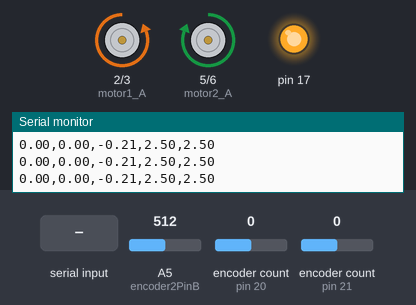
A sketch run on a simulated Arduino Leonardo, built with avr-gcc and run on an emulated ATmega32U4. On the bench: motor-driver pin pairs drawn as motors (green arrow = first pin HIGH = forward, orange = second pin HIGH = backward, longer = more drive), output pins drawn as LEDs (lit = HIGH), the last lines printed to the serial monitor. Inputs (shaded band) come from the test bench; at power-on: A5 (encoder2PinB) = 512, encoder count (sensors on pin 20, pin 21) 0.

Above: at 1.3 s.
1.4 s: "r,1\n" received over Serial
At 2.5 s:
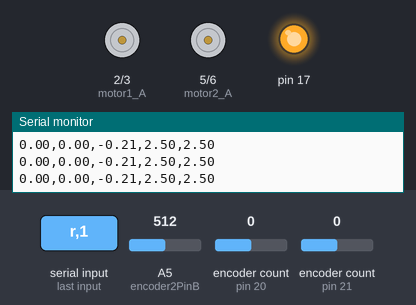
2.9 s: "c,1\n" received over Serial
At 3.6 s:
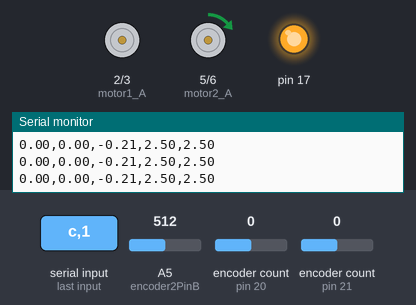
4.4 s: "M1\n" received over Serial
At 5.3 s:
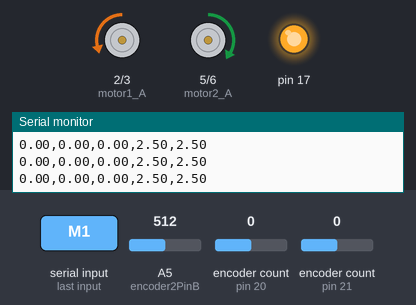
5.9 s: A5 (encoder2PinB) set to 1023
At 7.1 s:
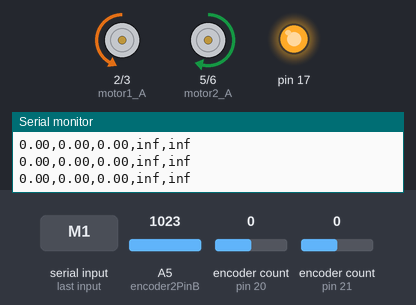
7.4 s: A5 (encoder2PinB) set to 0
At 8.6 s:
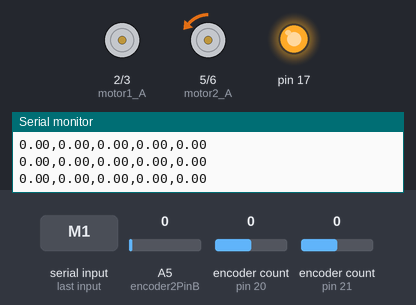
8.9 s: "M2\n" received over Serial
At 9.9 s:
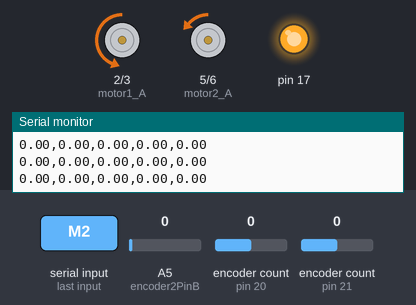
Timing chart, 0 to 11.4 s (numbered marks = the images above; inputs shaded):
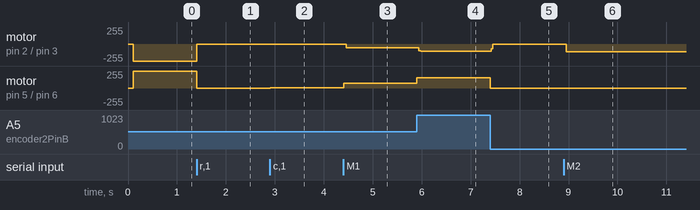

Measured:
- after the input at 1.4 s, motor on pin 2 (motor1_A) / pin 3 (motor1_B): backward 255/255 → stopped at once; motor on pin 5 (motor2_A) / pin 6 (motor2_B): forward 255/255 → stopped at once
- after the input at 2.9 s, motor on pin 5 (motor2_A) / pin 6 (motor2_B): stopped → forward 1/255 at once
- after the input at 4.4 s, motor on pin 2 (motor1_A) / pin 3 (motor1_B): stopped → backward 57/255 after 0.06 s; motor on pin 5 (motor2_A) / pin 6 (motor2_B): forward 1/255 → forward 74/255 at once
- after the input at 5.9 s, motor on pin 2 (motor1_A) / pin 3 (motor1_B): backward 57/255 → backward 108/255 at once; motor on pin 5 (motor2_A) / pin 6 (motor2_B): forward 74/255 → forward 151/255 at once
- after the input at 7.4 s, motor on pin 2 (motor1_A) / pin 3 (motor1_B): backward 108/255 → stopped at once; motor on pin 5 (motor2_A) / pin 6 (motor2_B): forward 151/255 → backward 1/255 at once
- after the input at 8.9 s, motor on pin 2 (motor1_A) / pin 3 (motor1_B): stopped → backward 114/255 after 0.06 s

The sketch:

TSA_dev.ino
```cpp
// (licence header left out)
 #include <Encoder.h>
 #include <SPI.h>

 // Runtime Options
 bool DEBUGGER = true;    // if true python commands are NOT sent

 // Define Pin out
 #define encoder1PinA 21
 #define encoder1PinB 22 // 22
 #define encoder2PinA 20
 #define encoder2PinB 23 // 23
 #define motor1_A 2  // CW +
 #define motor1_B 3
 #define motor2_A 5  // CCW +
 #define motor2_B 6  //
 #define magEncPin 53
 #define pot1Pin 54   // analog pin 0
 #define pot2Pin 55   // analog pin 1
 #define fsr1Pin 56   // anolog pin 2
 #define fsr2Pin 57   // analog pin 3
 int CS_PIN = magEncPin;

 // Options and Parameters
 #define POT_MIN_VAL 10
 #define POT_MAX_VAL 1015
 #define BAUD_RATE 115200
 #define TIMEOUT 0  // timeout is for Serial.readString() timeout. If its large the control loop becomes very slow
 #define pauseTime 1  // (us microseconds) change this to increase feedback frequency on AMS5047 encoder
 #define PID_DELAY 500 // motor PD controller delay time in microseconds
 #define CPR 2000.0  // counts per turn for maxon motor encoders
 #define FSR_CALIBRATION_CONSTANT 2.0   //1.81
 #define MAX_FSR_FORCE 100 // max fsr force in N
 #define MAX_MAG_ENC_VAL 16383 //2^14 - 1
 #define MAX_NUM_TWISTS 150.0 // 144 (by hand), (115 @12V)
 #define MAX_PRELOAD 60.0
 #define Ks 10 // stiffness gain of twisted string actuator. stiffness of twisted string can be varied/tuned using potentiometer from: -(MAX_NUM_TWISTS)/(2*Ks) < 0 < (MAX_NUM_TWISTS)/(2*Ks).
 // ...corresponds to the number of twists offset the actuator is from an ideal TSA where the antagonistic strings are perfectly inversed in length

 // Motor PD Gains
 #define kp 60.0    // at 12 V power supply to motor driver (40)
 #define kd -.10

 int POT_DEADZONE = 1;     // kp/2;
 float PRELOAD = 3.0;  // number of twists of preload

 // define motor encoder classes
 Encoder enc1(encoder1PinA, encoder1PinB);
 Encoder enc2(encoder2PinA, encoder2PinB);

 int pot1Val = 0, pot2Val = 0, enc1Val = 0, enc2Val = 0, m1_turns = 0, m2_turns = 0, mode = 1, motorSelect = 1, inbyte;
 float fbk_pos_1 = 0.0, fbk_pos_2 = 0.0, fbk_vel_1 = 0.0, fbk_vel_2 = 0.0, fbk_pos_1_last = 0.0, fbk_pos_2_last = 0.0, fbk_output_pos_last = 0.0;
 float cmd_pos1 = 0.0, cmd_pos2 = 0.0, motor1_pwm = 0.0, motor2_pwm = 0.0, dt = 0.01;
 long timeNow = 0, timeLast = 0;
 unsigned long serialdata;
 int16_t current_reading; //current magnetic encoder reading with compensation
 bool error_flag = false;

 struct FBK{
   float pot1;  // 0-MAX_NUM_TWISTS
   float pot2;  // 0-MAX_NUM_TWISTS
   float fsr1;  // 0-100 N
   float fsr2;  // 0-100 N
   float outputAngle;  // [deg]
   float outputRev;    // [revolutions]
   float enc1;  // raw num encoder counts, resets to 0 with every revolution
   float enc2;  // raw num encoder counts, resets to 0 with every revolution
   float m1Twists;  // number of twists or revolutions
   float m2Twists;  // number of twists or revolutions
  };

  struct CMD{
   float m1Pos;    // [revolutions]
   float m2Pos;    // [revolutions]
   float outputAngle;  // [deg]
   float motorKp;
   float motorKd;
  };

  struct CMD cmdLast = {0,0,0,kp,kd};
  struct CMD cmd;


void setup() {
  // increase pwm frequency on motors to reduce audible noise
  setPWMFrequency();

  // setup magnetic encoder
  error_flag = false;
  set_zero((1.0*12300)/MAX_MAG_ENC_VAL);  // instead of zero make this the analogvalue/(2^15 - 1) to set permanent zero

  // Setup motors, encoders, and potentiometer pins
  pinMode(magEncPin,OUTPUT);
  pinMode(pot1Pin, INPUT);
  pinMode(pot2Pin, INPUT);
  pinMode(fsr1Pin, INPUT);
  pinMode(fsr2Pin, INPUT);
  pinMode(encoder1PinA, INPUT_PULLUP);
  pinMode(encoder1PinB, INPUT_PULLUP);
  pinMode(encoder2PinA, INPUT_PULLUP);
  pinMode(encoder2PinB, INPUT_PULLUP);
  pinMode(motor1_A, OUTPUT);
  pinMode(motor1_B, OUTPUT);
  pinMode(motor2_A, OUTPUT);
  pinMode(motor2_B, OUTPUT);

  // SPI setup for AMS5047 encoder
  SPI.beginTransaction(SPISettings(9000000,MSBFIRST,SPI_MODE1));
  SPI.begin();

  // Serial setup
  Serial.begin(BAUD_RATE);
  Serial.setTimeout(TIMEOUT);  // sets timeout delay time for Serial.readString(). If this is not set the default is 1000 ms which makes the control loop very slow
  delay(100);

}


void loop() {
  long tic = millis();
  delayMicroseconds(pauseTime);

  // get feedback (sensors)
  struct FBK fbk = getAllFeedback();

  // get commands from Python or Serial Window (communications)
  cmd = readCommandsFromSerial(cmdLast);

  // motor controller
  cmd = motorControl(fbk, cmd);

  // publish feedback to Serial/Python (communications)
  send2Python(fbk, cmd);

  // publish for debugging  (communications)
//  debugging(fbk, cmd);

  cmdLast = cmd;
//  Serial.println(1000.0/(millis() - tic));  // frequency

}
```

AS5048A_magnetic_encoder_SPI_Serial.ino
```cpp
/* AS5048A Angle Sensor Firmware

   MOSI : pin 51
   MISO:  pin 50
   SCK:   pin 52
   CS:    pin 53
   Vcc :  3.3V

   * Use yrs-859 crimper for encoder wires

   created 1/14/15
   by Karthic Palaniappan
*/

/* SPI int16_terface for AS5047P (from datasheet)
 *  Max rate = 10MHz
 *  SPI Mode 1
 *  MSB first transfer
 *  Parity error checking
 */

//  Ability to add software zero (by pressing z at any point)

#include <SPI.h>

/* These registers are declared volatile because they can change unexpectedly.
 *  If declared as just unsigned, then compiler may cache in memory. volatile
 *  turns off compiler optimizations
 */
#define ERRFL (volatile unsigned word)0x0001
#define PROG (volatile unsigned word)0x0003
#define DIAAGC (volatile unsigned word)0x3ffc
#define MAG (volatile unsigned word)0x3ffd
#define ANGLEUNC (volatile unsigned word)0x3ffe
#define ANGLECOM (volatile unsigned word)0x3fff

#define MAX_SENSOR_VAL 16383 //2^14 - 1
#define pauseTime 0  // change this to increase feedback frequency
#define BAUD_RATE 115200

//int CS_PIN = 10;

//bool error_flag = false;

//current zero_angle got from the zero reading set. 0 by default
double zero_angle;
//current sensor reading with compensation
//int16_t current_reading;

/* This sensor operates with even parity. This means that if the the parity bit
 *  in a frame will be set according in order to make the number of ones in the
 *  frame an even number. So if frame has an even number of ones before the
 *  parity bit is set, then parity bit is 0 but if the frame contained an odd
 *  number of ones before the parity bit is set, then parity bit is 1 to make
 *  the whole frame have even parity
 */
int16_t calculate_parity(word addr)
{
  int16_t popcount = 0;
  for(int16_t i=0;i<16;i++)
  {
    popcount += ((addr>>i) & 0x1);
  }
  return ( (popcount % 2 == 0) ? 0 : 1);
}

/* A typical write cycle is as follows (all frames are of size word/16 bits)
 *  1. Hold chip select n low i.e. assert chip select
 *  2. While holding chip select n low, write the address to write to as the
 *     first frame. Remember a frame is of the format
 *     parity bit | read/write | address (13 bits)
 *  3. Release chip select n
 *  4. Assert chip select n
 *  5. Write the data to write. Remember data is of the form
 *     parity | 0 (always low) | data (13 bits)
 *  6. Deassert chip select n
 */
void write_register(word addr,word data)
{
  int16_t parity = calculate_parity(addr);
  //Bitwise and with 0x3fff is just taking the lower 13 bits
  word transferWord = (parity<<15) | (addr & 0x3fff);
  parity = calculate_parity(data);
  word transferData = (parity<<15) | (data & 0x3fff);

  digitalWrite(CS_PIN,LOW);
  SPI.transfer16(transferWord);
  digitalWrite(CS_PIN,HIGH);

  digitalWrite(CS_PIN,LOW);
  SPI.transfer16(transferData);
  digitalWrite(CS_PIN,HIGH);

  digitalWrite(CS_PIN,LOW);
  word recievedWord = SPI.transfer16(0x0);
  digitalWrite(CS_PIN,HIGH);
  if((recievedWord & 0x3fff) != data)
  {
    Serial.println("Inconsistent write!!!");
  }
}


/* A typical read cycle is as follows (all frames are of size word/16 bits)
 *  1. Hold chip select n low i.e. assert chip select
 *  2. While holding chip select n low, write the address to read from as the
 *     first frame. Remember a frame is of the format
 *     parity bit | read/write (since read this is 1) | address (13 bits)
 *  3. Release chip select n
 *  4. Assert chip select n
 *  5. Write some junk data (typically nop (read from address 0)). This is done
 *     because the data from the register is available only in the next chip
 *     select n cycle
 *  6. Deassert chip select n
 */
word read_register(word addr)
{
  addr |= (1<<14);
  word transferWord = (calculate_parity(addr)<<15) | addr;

  digitalWrite(CS_PIN,LOW);
  SPI.transfer16(transferWord);
  digitalWrite(CS_PIN,HIGH);

  digitalWrite(CS_PIN,LOW);
  word receivedWord = SPI.transfer16(0x0);
  digitalWrite(CS_PIN,HIGH);

  return (receivedWord & 0x3fff) ;
}

double get_rotation()
{
  //magnetic field is too low so whatever we read is useless
  int16_t too_low = (read_register(DIAAGC)>>11) & 0x1;
  if(too_low)
    return 0;
  double raw_rotation =  ((current_reading/(MAX_SENSOR_VAL*1.0)) * 360.0);

  raw_rotation = raw_rotation - zero_angle;

  if (raw_rotation < 0.0) {
    raw_rotation += 360.0;
  }

  return raw_rotation;
}

double get_rotation_rev()
{
  //magnetic field is too low so whatever we read is useless
  int16_t too_low = (read_register(DIAAGC)>>11) & 0x1;
  if(too_low)
    return 0;
  double raw_rotation =  (current_reading/(MAX_SENSOR_VAL*1.0));

  raw_rotation = raw_rotation - zero_angle/360.0;

  return raw_rotation;
}

//set the current_reading variable rather than return a value
void get_angle_with_compensation()
{
   current_reading = (int16_t)read_register(ANGLECOM);
}

int16_t get_angle_without_compensation()
{
   return (int16_t)read_register(ANGLEUNC);
}

word get_state()
{
  return read_register(DIAAGC);
}

void print_state()
{
  word data = read_register(ERRFL);
  //ERRFL register will set either bit 0/1/2 if error is found
  //Bitwise and with 3 will reveal if any of these bits have been set
  if (data & 0x3)
  {
    Serial.println("Error detected");
    error_flag = true;
  }
  else
  {
    error_flag = false;
  }
  Serial.print("State : ");
  Serial.print(read_register(DIAAGC),BIN);
  Serial.print("   ");
}

void set_zero(double zero)
{
  Serial.print("Set zero as ");
  Serial.println(zero);
  zero_angle = zero;
}

int sign(float val)
{
  int sign_out = 1;
  if (val < 0 ) {
    sign_out = -1; }

  return sign_out;
}


//void setup() {
//  error_flag = false;
//  set_zero((1.0*12300)/MAX_SENSOR_VAL);  // instead of zero make this the analogvalue/(2^15 - 1) to set permanent zero
//  pinMode(CS_PIN,OUTPUT);
//  pinMode(CS_PIN-1,OUTPUT);
//  pinMode(CS_PIN-2,OUTPUT);
//  SPI.beginTransaction(SPISettings(9000000,MSBFIRST,SPI_MODE1));
//  SPI.begin();
//  Serial.begin(BAUD_RATE);
//  delay(100);
//}

//void loop()
//{
//  long tic = millis();
//  delay(pauseTime);
//  int16_t val = get_angle_without_compensation();
//  get_angle_with_compensation();
//
////  Serial.print("Without compensation = ");
////  Serial.print(val);
////  Serial.print("  With compensation = ");
////  Serial.print(current_reading);
////  Serial.print("  Feedback Frequency (Hz) = ");
////  Serial.print(1/((millis() - tic)/1000.0));
//
//  double val3 = get_rotation();
//
//  Serial.println(val3);
//
//  if(Serial.available())
//  {
//    char incoming_byte = Serial.read();
//    if((incoming_byte == 'z') || (incoming_byte == 'Z')) {
//      // Ability to add software zero (by pressing z at any point)
//      set_zero((current_reading/(MAX_SENSOR_VAL*1.0))*360.0); }
//
//    else if(incoming_byte == '0') {
//      // change chip select pin
//      CS_PIN = 10; }
//
//    else if(incoming_byte == '1') {
//      // change chip select pin
//      CS_PIN = 9; }
//
//    else if(incoming_byte == '2') {
//      // change chip select pin
//      CS_PIN = 8; }
//  }
//}
```

communications.ino
```cpp
// (licence header left out)
  void send2Python(struct FBK fbk, struct CMD cmd){
      Serial.print(fbk.m1Twists);
      Serial.print(',');
      Serial.print(fbk.m2Twists);
      Serial.print(',');
      Serial.print(fbk.outputRev*100.0);
      Serial.print(',');
      Serial.print(fbk.fsr1);
      Serial.print(',');
      Serial.println(fbk.fsr2);
  }

  void debugging(struct FBK fbk, struct CMD cmd){
    Serial.print(fbk.fsr1);
    Serial.print("         ");
    Serial.print(fbk.fsr2);
    Serial.print("         ");
    Serial.print(fbk.m1Twists);
    Serial.print("         ");
    Serial.print(fbk.m2Twists);
    Serial.print("         ");
  //  Serial.print(cmd.m1Pos);
  //  Serial.print("         ");
  //  Serial.print(cmd.m2Pos);
  //  Serial.print("         ");
    Serial.println(fbk.outputRev*100.0); }


struct CMD readCommandsFromSerial(struct CMD cmdLast){
  struct CMD cmd = cmdLast;

  if(Serial.available())
  {
    String incoming_string = Serial.readString();
    String first_char = incoming_string.substring(0,1);  // get the first character in the string from serial

    Serial.println(first_char);

    // use "" for strings and '' for characters
    if((first_char == "z") || (first_char == "Z")) {
      // Ability to add software zero (by pressing z at any point)
      set_zero((current_reading/(MAX_MAG_ENC_VAL*1.0))*360.0); }

    if((first_char == "r") || (first_char == "R")) {
      // RESET: untwist both strings all the way
      // example command: r0 =>(untwists all the way), r100 =>(winds both strings up to 100 turns)
      mode = 4;
      String twistVal = incoming_string.substring(1);
      cmd.m1Pos = twistVal.toInt();
      cmd.m2Pos = twistVal.toInt();
    }


    else if((first_char == "c") || (first_char == "C")) {
      // examples of commands from Python or Serial: "<motor1_pos [turns]>, <motor2_pos [turns]>, <output angle [deg -180 to 180]>, <Kp gain>, <Kd gain>"
      // ex) "c120,230,90,0.5,0.6"

      // parse the command from Serial/Python
      int commaIndex1 = incoming_string.indexOf(',');
      int commaIndex2 = incoming_string.indexOf(',', commaIndex1+1);
      int commaIndex3 = incoming_string.indexOf(',', commaIndex2+1);
      int commaIndex4 = incoming_string.indexOf(',', commaIndex3+1);

      String val1 = incoming_string.substring(1,commaIndex1);
      String val2 = incoming_string.substring(commaIndex1 + 1, commaIndex2);
      String val3 = incoming_string.substring(commaIndex2 + 1, commaIndex3);
      String val4 = incoming_string.substring(commaIndex3 + 1, commaIndex4);
      String val5 = incoming_string.substring(commaIndex4); // to end of the string

      cmd.m1Pos = val1.toInt();
      cmd.m2Pos = val2.toInt();
      cmd.outputAngle = val3.toInt();
      cmd.motorKp = val4.toInt();
      cmd.motorKd = val5.toInt();

      // update mode to choose correct motor control mode
      mode = 4;
      }

    else if((first_char == "m") || (first_char == "M")) {
      // examples of input for changing mode: "M1" or "M2" or "M3"
      String modeVal = incoming_string.substring(1,2);
      mode = modeVal.toInt();
      if (mode == 0) {
        String motorVal = incoming_string.substring(2,3);
        motorSelect = motorVal.toInt(); }

      set_zero((current_reading/(MAX_MAG_ENC_VAL*1.0))*360.0);  // reset zero position on output encoder
    }

  }

  return cmd;

}
```

sensors.ino
```cpp
// (licence header left out)
float getOutputAngle() {
  int16_t val = get_angle_without_compensation();
  get_angle_with_compensation();
  return get_rotation();
}

float getOutputRev() {
  int16_t val = get_angle_without_compensation();
  get_angle_with_compensation();
  return get_rotation_rev();
}

float getFSRForce(int fsrPin) {
    float fsrVoltage;     // the analog reading converted to voltage
    float fsrResistance;  // The voltage converted to resistance, can be very big so make "long"
    float fsrConductance;
    float fsrForce;

    fsrVoltage = map(analogRead(fsrPin), 0, 1023, 0, 5000);

    // The voltage = Vcc * R / (R + FSR) where R = 10K and Vcc = 5V
    // so FSR = ((Vcc - V) * R) / V        yay math!
    fsrResistance = 5000 - fsrVoltage;     // fsrVoltage is in millivolts so 5V = 5000mV
    fsrResistance *= 10000;                // 10K resistor
    fsrResistance /= fsrVoltage;

    fsrConductance = 1000000;           // we measure in micromhos so
    fsrConductance /= fsrResistance;

    fsrForce = FSR_CALIBRATION_CONSTANT*fsrConductance / 80;  // in Newtons

//    // Use the two FSR guide graphs to approximate the force
//    if (fsrConductance <= 1000) {
//      fsrForce = FSR_CALIBRATION_CONSTANT*fsrConductance / 80;  // in Newtons
//    } else {
//      fsrForce = fsrConductance - 1000;
//      fsrForce /= 30; // in Newtons
//    }

    return fsrForce;
  }


struct FBK getAllFeedback() {

  struct FBK fbk;
  fbk.pot1 = map(analogRead(pot1Pin), POT_MIN_VAL, POT_MAX_VAL, 0., MAX_NUM_TWISTS*100)/100.0;
  fbk.pot2 = map(analogRead(pot2Pin), POT_MIN_VAL, POT_MAX_VAL, 0., MAX_NUM_TWISTS*100)/100.0;
  fbk.fsr1 = getFSRForce(fsr1Pin);
  fbk.fsr2 = getFSRForce(fsr2Pin);
  fbk.outputRev = getOutputRev();      // CW is positive rotation
  fbk.outputAngle = getOutputAngle();  // CW is positive rotation
  fbk.enc1 = -enc1.read();   // CCW should be positive so that string rotation matches the twist direction of the steel cable
  fbk.enc2 = enc2.read();    // CW should be positive so that string rotation matches the twist direction of the steel cable


  // keep track of number of full motor revolutions. Need to do this because Arduino runs out of memory when counting absolute rotation
  // at approx. 2000 counts per revolution (CPR) and thousands of revolutions
  if (fbk.enc1 > CPR) {
    m1_turns += 1;
    enc1.write(0); }
  else if (fbk.enc1 < -CPR) {
    m1_turns -= 1;
    enc1.write(0);}

  if (fbk.enc2 > CPR) {
    m2_turns += 1;
    enc2.write(0); }
  else if (fbk.enc2 < -CPR) {
    m2_turns -= 1;
    enc2.write(0);}

  fbk.m1Twists = m1_turns + fbk.enc1/CPR;  // units are number of turns. it can be any real number (i.e. not only whole numbers)
  fbk.m2Twists = m2_turns + fbk.enc2/CPR;  // units are number of turns. it can be any real number (i.e. not only whole numbers)


  return fbk;
}


//void zeroEncoders() {
//  enc1.write(0);
//  enc2.write(0);
//  m1_turns = 0;
//  m2_turns = 0;  }
```

Source omitted: motor_controller.ino (7989 bytes)
